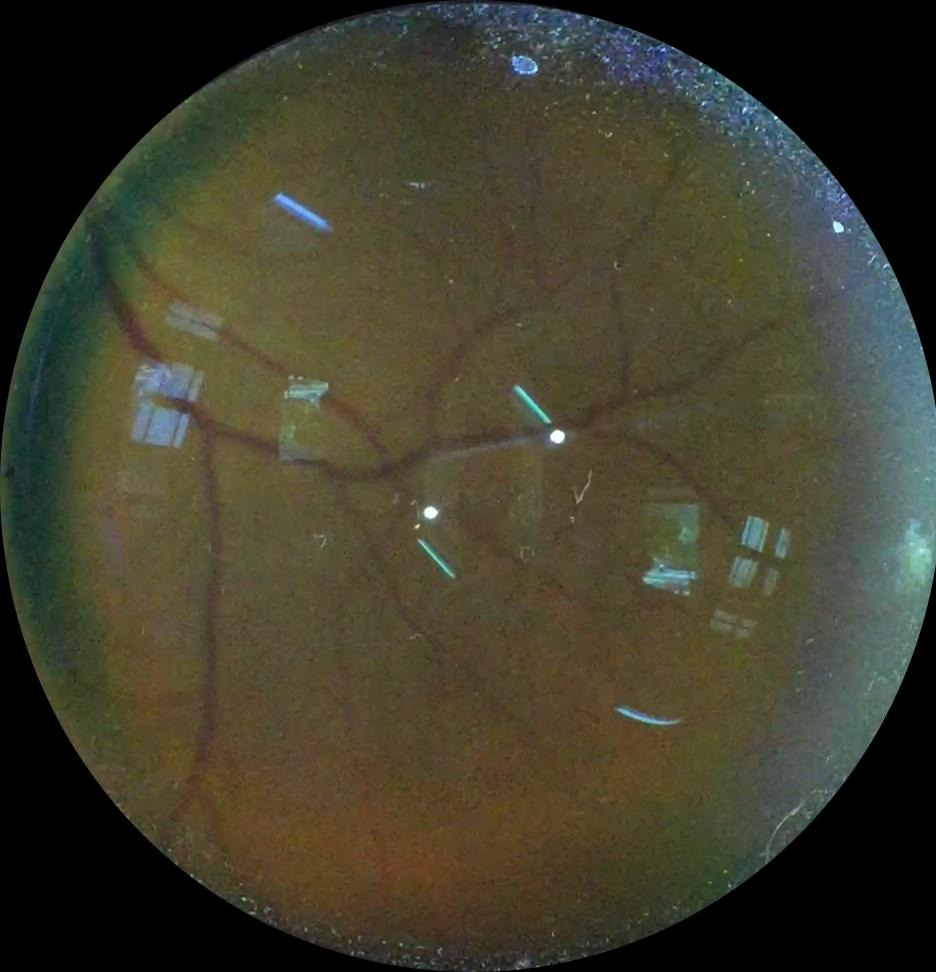
#> input picture experiments/C001R_Cut/C001R01.jpg, 936 x 972 px; its folder holds only this picture in this run
$ python -i utils.py   (imports and definitions only)
#> lines starting #> are read from the running program, lines starting #| are printed output that depends on the picture; after the words box and inside, x2 and y2 are one past the last pixel; in counts of white or black regions, pixels touching at a corner belong together
#> further down, picture is the input picture: shape (972, 936, 3); mean B, G, R 44.5, 61.9, 64.2
### project/include/time_wrap.py
import time
from functools import wraps

PROF_DATA = {}


def profile(fn):
    # [10 lines left out: function with_profiling, not called in this run]

    return with_profiling

### project/include/utils.py
import os
import cv2
import numpy as np
import matplotlib.pyplot as plt
import time_wrap as tw
from mpl_toolkits.axes_grid1 import ImageGrid

####################################
######### HELPER METHODS ###########
####################################
from skimage import exposure


# [56 lines left out: functions load_images, load_image, show_image, show_image_row, print_progress_bar, not called in this run]


def float2gray(img: np.array) -> np.array:
    return np.uint8(cv2.normalize(img, dst=None, alpha=0, beta=255, norm_type=cv2.NORM_MINMAX))


# [19 lines left out: function pad_image_to_size, not called in this run]


################### Image functions ##################
def get_retina_mask(img: np.ndarray, radius_reduction: int = 20, hough_param: int = 75) -> (np.ndarray, tuple):
#> called with radius_reduction = 20, hough_param = 75
    gray = cv2.cvtColor(img, cv2.COLOR_BGR2GRAY)
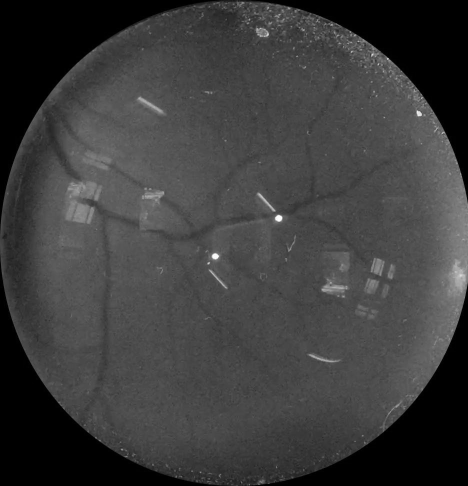
#> gray: shape (972, 936) (shown at 1/2 size); min 0, max 255, mean 60.6
    img_blur = cv2.medianBlur(gray, 5)
    mask = np.zeros((img.shape[0], img.shape[1]), dtype='uint8')
    circle = None

    # detect small lens
    small_circles = cv2.HoughCircles(img_blur, cv2.HOUGH_GRADIENT, 1, img.shape[0] / 8, minRadius=400,
                                     maxRadius=470, param1=hough_param, param2=60)
#> small_circles = None
    if small_circles is not None:
        small_circles = np.round(small_circles[0, :]).astype("int")
        small_circles = [(x, y, r) for (x, y, r) in small_circles if
                         img.shape[0] / 3 < y < img.shape[0] / 3 * 2 and img.shape[1] / 3 < x < img.shape[
                             1] / 3 * 2]
        circle = sorted(small_circles, key=lambda xyr: xyr[2])[0] if len(small_circles) > 0 else None
    else:
        large_circles = cv2.HoughCircles(img_blur, cv2.HOUGH_GRADIENT, 1, img.shape[0] / 8, minRadius=470,
                                         maxRadius=570, param1=hough_param, param2=40)
#> large_circles = [[464.5, 498.5, 473.9]]
        if large_circles is not None:
            large_circles = np.round(large_circles[0, :]).astype("int")
#> large_circles = [[464, 498, 474]]
            large_circles = [(x, y, r) for (x, y, r) in large_circles if
                             img.shape[0] / 3 < y < img.shape[0] / 3 * 2 and img.shape[1] / 3 < x < img.shape[
                                 1] / 3 * 2]
#> large_circles = [(464, 498, 474)]
            circle = sorted(large_circles, key=lambda xyr: xyr[2])[0] if len(large_circles) > 0 else None
#> circle = (464, 498, 474)

    if circle is not None:
        (x, y, r) = circle
#> x = 464; y = 498; r = 474
        r -= radius_reduction
#> r = 454
        cv2.circle(mask, (x, y), r, (255, 255, 255,), thickness=-1)
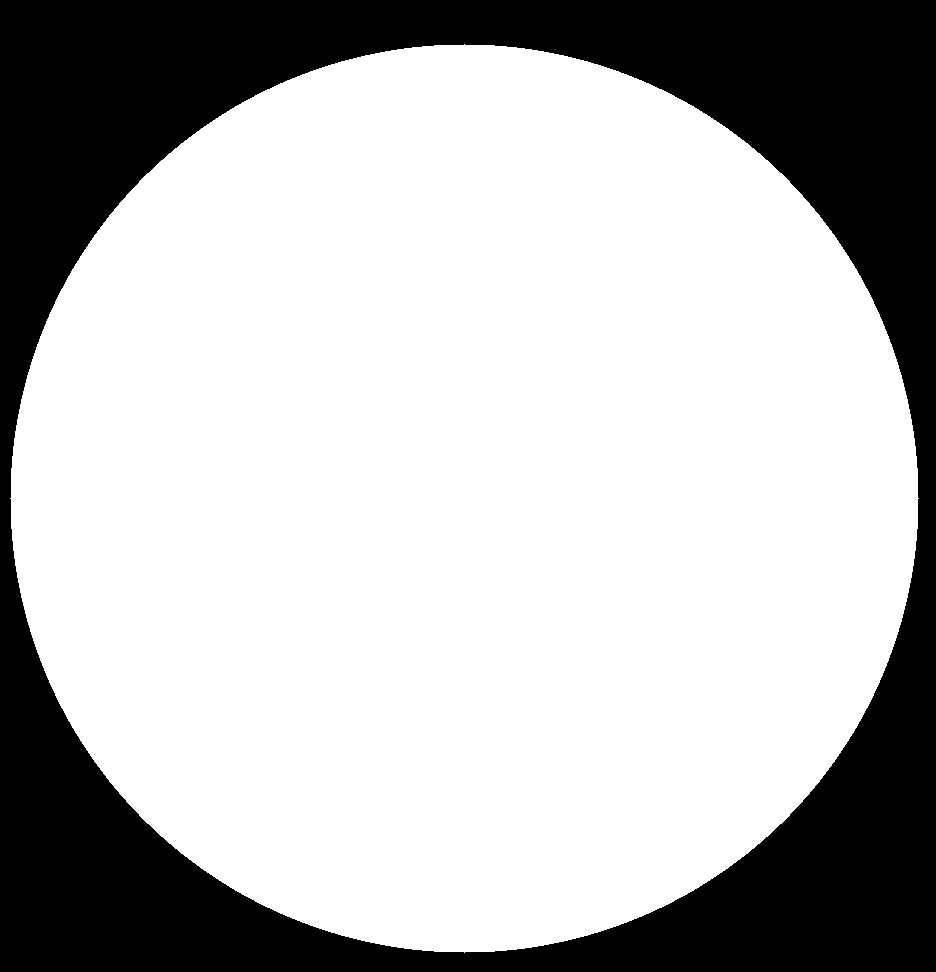
#> mask: shape (972, 936); 71.2% white; 1 black region, box (x1, y1, x2, y2) and area: (0, 0, 936, 972) 262331
        return cv2.cvtColor(mask, cv2.COLOR_GRAY2BGR), circle
    else:
        print('UTIL> No mask found')
        return cv2.cvtColor(mask, cv2.COLOR_GRAY2BGR), (0, 0, 0)


# [12 lines left out: function enhance_contrast_image, not called in this run]


def crop_to_circle(img: np.ndarray, circle) -> np.ndarray:
    x, y, r = circle
    return img[y - r:y + r, x - r:x + r, :]


# [87 lines left out: functions show_means, get_hsv_colors, plot_historgram_one_channel, do_five_crop, draw_image_grid, extract_video_frames, not called in this run]

>>> import cv2
>>> picture = cv2.imread('../../experiments/C001R_Cut/C001R01.jpg')
>>> result = get_retina_mask(picture)

$ run again, on experiments/C001R_Cut/C001R02.jpg
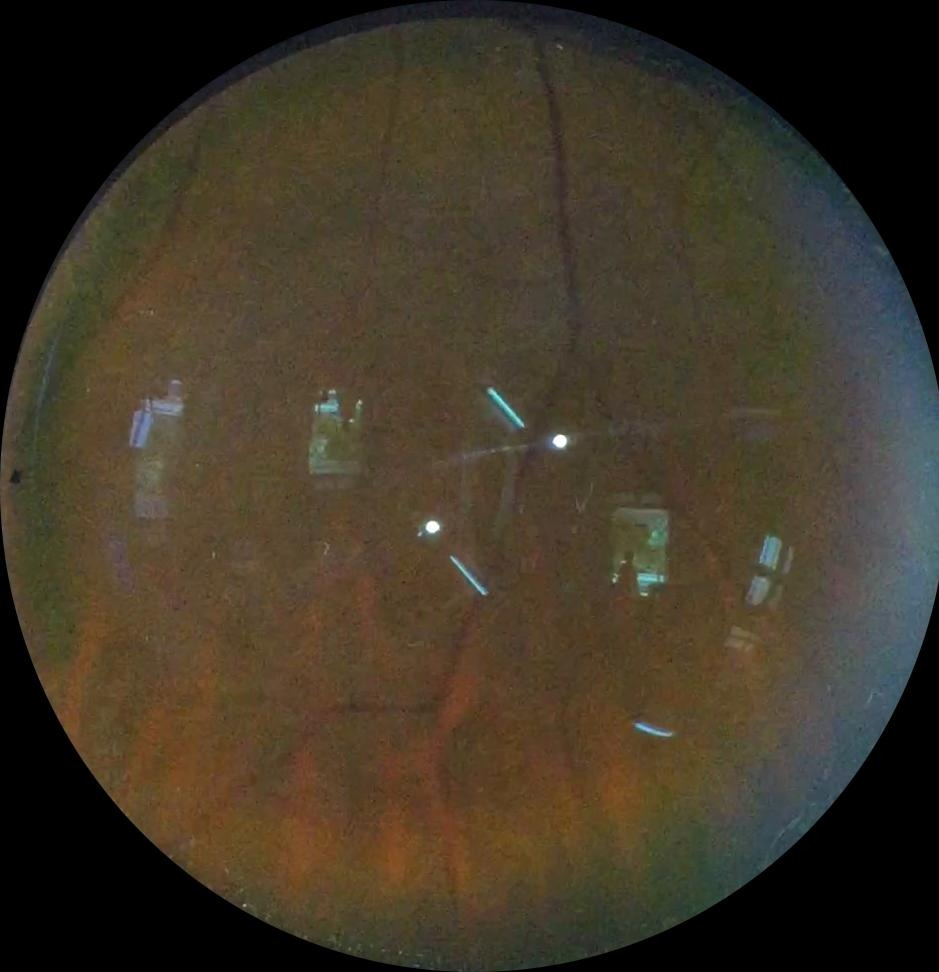
#> input picture experiments/C001R_Cut/C001R02.jpg, 939 x 972 px
#> picture is the input picture: shape (972, 939, 3); mean B, G, R 39.7, 54.8, 63.7
#> in get_retina_mask, `gray = cv2.cvtColor(img, cv2.COLOR_BGR2GRAY)`:
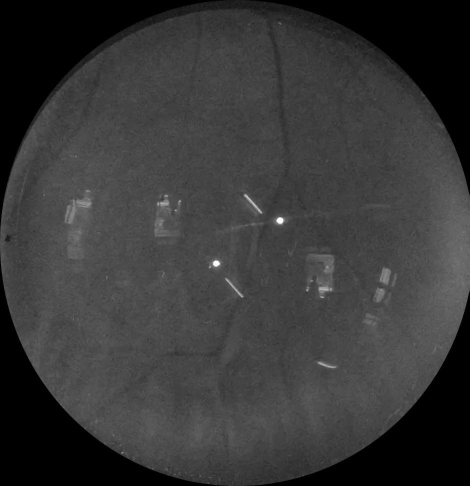
#> gray: shape (972, 939) (shown at 1/2 size); min 0, max 255, mean 55.7
#> small_circles = None
#> in get_retina_mask, `large_circles = cv2.HoughCircles(img_blur, cv2.HOUGH_GRADIENT, 1, img...`: large_circles = [[491.5, 485.5, 491.9]]
#> in get_retina_mask, `large_circles = np.round(large_circles[0, :]).astype("int")`: large_circles = [[492, 486, 492]]
#> in get_retina_mask, `large_circles = [(x, y, r) for (x, y, r) in large_circles if img.shape..`: large_circles = [(492, 486, 492)]
#> circle = (492, 486, 492)
#> in get_retina_mask, `(x, y, r) = circle`: x = 492; y = 486; r = 492
#> in get_retina_mask, `r -= radius_reduction`: r = 472
#> in get_retina_mask, `cv2.circle(mask, (x, y), r, (255, 255, 255,), thickness=-1)`:
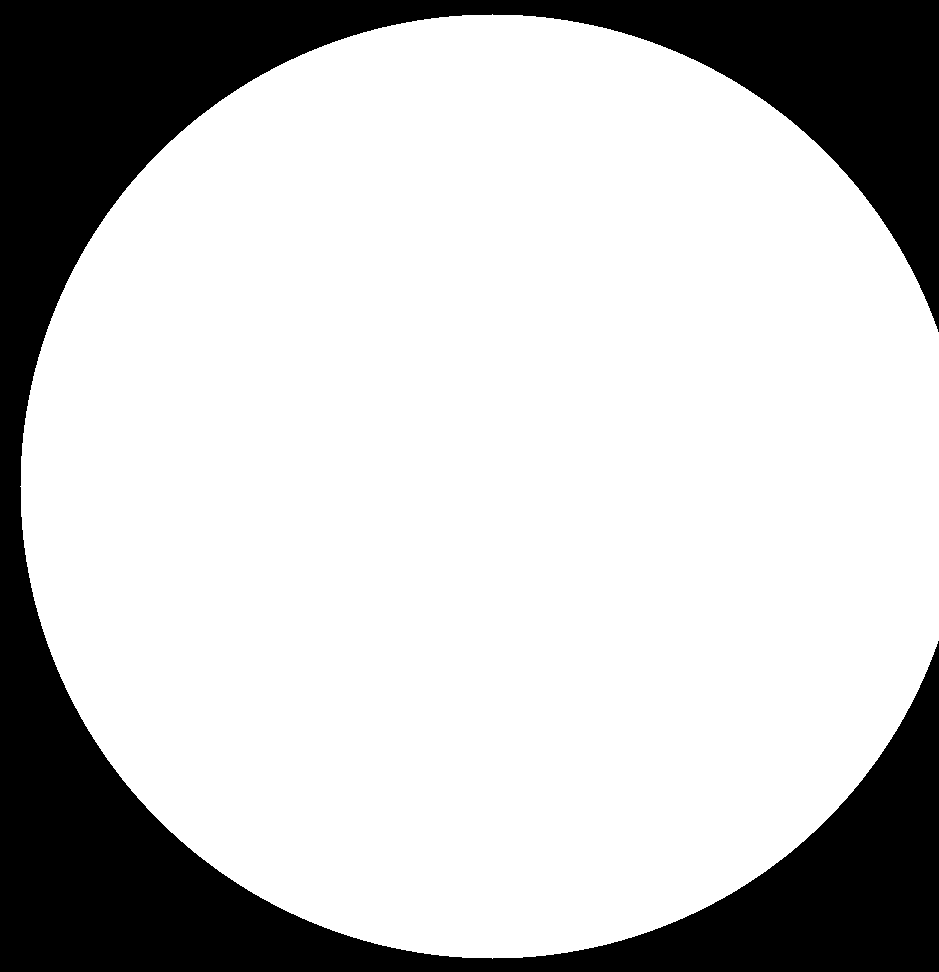
#> mask: shape (972, 939); 76.1% white; 1 black region, box (x1, y1, x2, y2) and area: (0, 0, 939, 972) 218069

$ run again, on experiments/C001R_Cut/C001R03.jpg
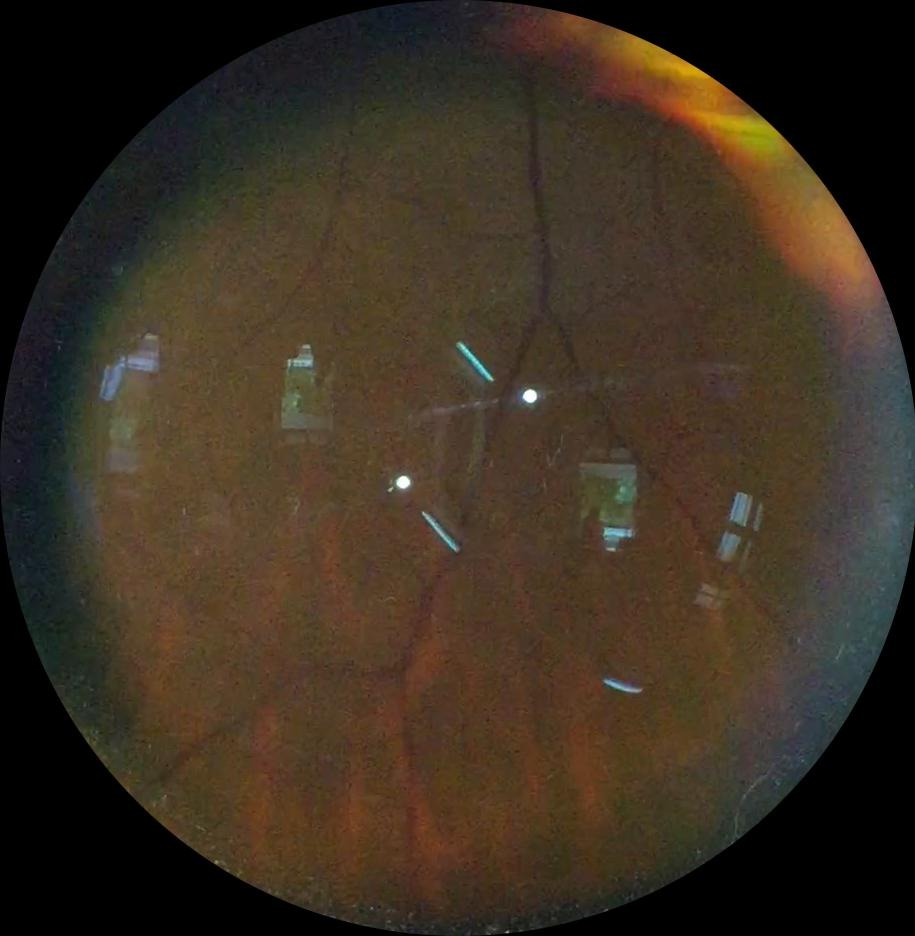
#> input picture experiments/C001R_Cut/C001R03.jpg, 915 x 936 px
#> picture is the input picture: shape (936, 915, 3); mean B, G, R 34, 47.6, 59.2
#> in get_retina_mask, `gray = cv2.cvtColor(img, cv2.COLOR_BGR2GRAY)`:
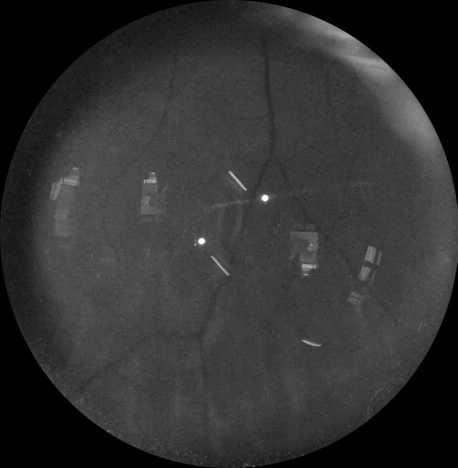
#> gray: shape (936, 915) (shown at 1/2 size); min 0, max 254, mean 49.5
#> in get_retina_mask, `small_circles = cv2.HoughCircles(img_blur, cv2.HOUGH_GRADIENT, 1, img...`: small_circles = [[452.5, 467.5, 468]]
#> in get_retina_mask, `small_circles = np.round(small_circles[0, :]).astype("int")`: small_circles = [[452, 468, 468]]
#> in get_retina_mask, `small_circles = [(x, y, r) for (x, y, r) in small_circles if img.shape..`: small_circles = [(452, 468, 468)]
#> circle = (452, 468, 468)
#> in get_retina_mask, `(x, y, r) = circle`: x = 452; y = 468
#> in get_retina_mask, `r -= radius_reduction`: r = 448
#> in get_retina_mask, `cv2.circle(mask, (x, y), r, (255, 255, 255,), thickness=-1)`:
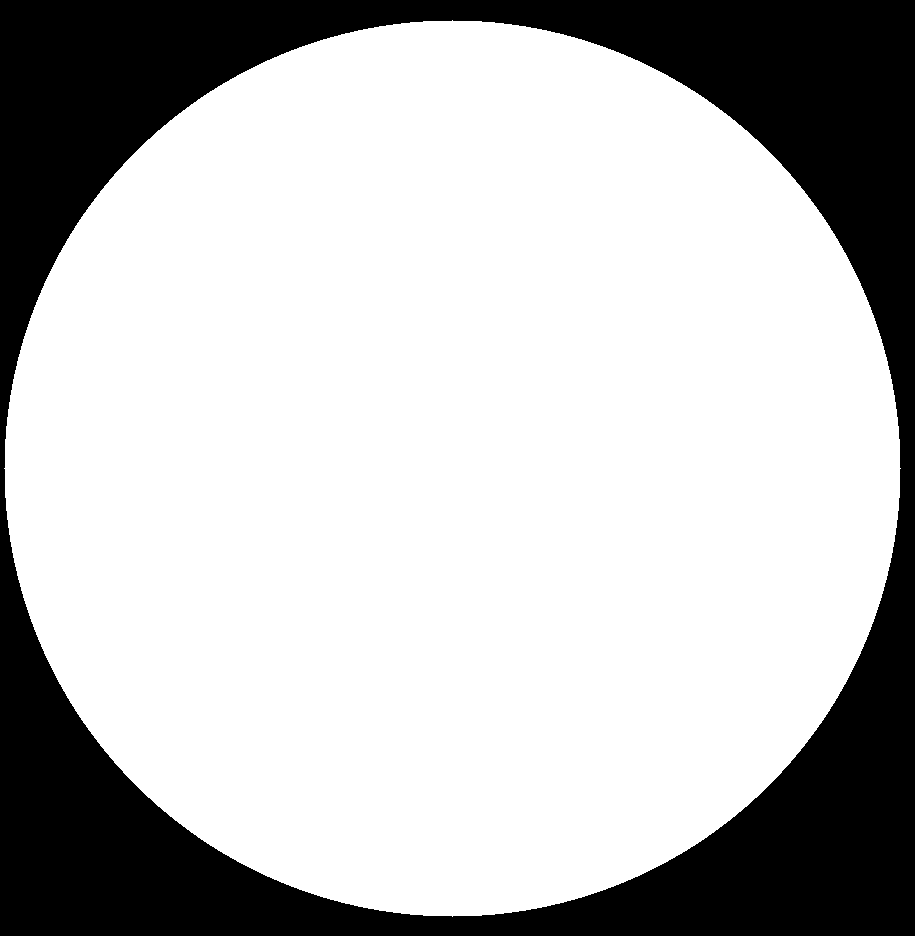
#> mask: shape (936, 915); 73.6% white; 1 black region, box (x1, y1, x2, y2) and area: (0, 0, 915, 936) 225967
